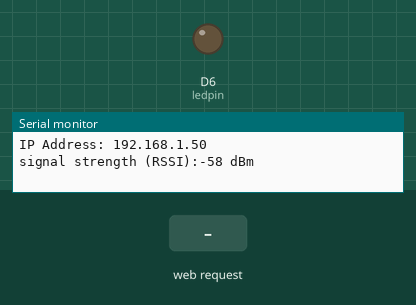
The program below on a simulated Arduino MKR. On the bench: output pins drawn as LEDs (lit = HIGH), the last lines printed to the serial monitor. The inputs (shaded band) are chosen by the test bench. WiFi joins after 1.5 s; servers stay silent unless stated.

Above: at 12.7 s.
12.8 s: HTTP request GET /H received
At 13.6 s:
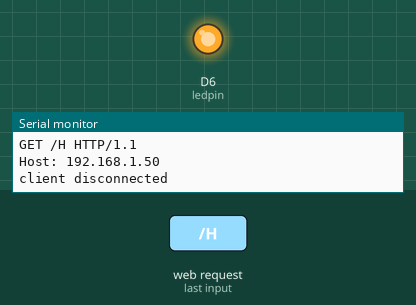
14.3 s: HTTP request GET /L received
At 14.7 s:
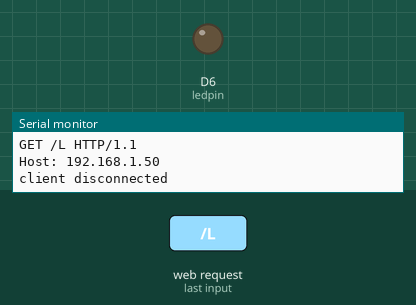
Timing chart, 0 to 17.3 s (numbered marks = the images above; inputs shaded):
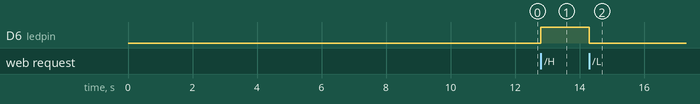

Measured:
- after the input at 12.8 s, D6 (ledpin): LOW → HIGH at once
- after the input at 14.3 s, D6 (ledpin): HIGH → LOW at once

The program:

main.cpp
```cpp
/**WiFi Web Server
 * A simple web server
 * created 13 July 2010 by dlf (Metodo2 srl)
 * modified 31 May 2012 by Tom Igoe
 * modified Jan 2020 by Gary Sims
 * modified 30 March 2020 by team-iot-fkekk (revisit 7 July 2020) again
 */

#include <SPI.h>
#include <WiFi101.h>
#include <secrets.h>
///////please enter your sensitive data in the Secret tab/arduino_secrets.h
char ssid[] = YOUR_SSID;     // your network SSID (name)
char pass[] = YOUR_PASSWORD; // your network password (use for WPA, or use as key for WEP)
int keyIndex = 0;            // your network key Index number (needed only for WEP)

int status = WL_IDLE_STATUS;
int ledpin = 6;
WiFiServer server(80);
void printWiFiStatus();
void setup()
{
  //Initialize serial and wait for port to open:
  Serial.begin(9600);
  pinMode(ledpin, OUTPUT);

  while (!Serial)
  {
    ; // wait for serial port to connect. Needed for native USB port only
  }

  // check for the presence of the shield:
  if (WiFi.status() == WL_NO_SHIELD)
  {
    Serial.println("WiFi shield not present");
    // don't continue:
    while (true)
      ;
  }

  // attempt to connect to WiFi network:
  while (status != WL_CONNECTED)
  {
    Serial.print("Attempting to connect to WiFi network named: ");
    Serial.println(ssid);
    // Connect to WPA/WPA2 network. Change this line if using open or WEP network:
    status = WiFi.begin(ssid, pass);

    // wait 10 seconds for connection:
    delay(10000);
  }
  server.begin();
  // you're connected now, so print out the status:
  printWiFiStatus();
}

void loop()
{
  // listen for incoming clients
  WiFiClient client = server.available();
  if (client)
  {
    Serial.println("new client");
    // an http request ends with a blank line
    String currentLine = ""; // make a String to hold incoming data from the client
    while (client.connected())
    {
      if (client.available())
      {
        char c = client.read();
        Serial.write(c);
        // if you've gotten to the end of the line (received a newline
        // character) and the line is blank, the http request has ended,
        // so you can send a reply
        if (c == '\n')
        { // if the byte is a newline character

          // if the current line is blank, you got two newline characters in a row.
          // that's the end of the client HTTP request, so send a response:
          if (currentLine.length() == 0)
          {
            // HTTP headers always start with a response code (e.g. HTTP/1.1 200 OK)
            // and a content-type so the client knows what's coming, then a blank line:
            client.println("HTTP/1.1 200 OK");
            client.println("Content-type:text/html");
            client.println();

            client.println("<!DOCTYPE HTML>");
            client.println("<html>");
            client.println("<p>Welcome to the world's smallest web server.");
            client.println("<p>Thanks for visiting.");
            // print the received signal strength:
            long rssi = WiFi.RSSI();
            client.println("<p><em>Signal strength (RSSI):");
            client.print(rssi);
            client.println(" dBm</em><br>");

            // the content of the HTTP response follows the header:
            client.println("<p>Click <a href=\"/H\">here</a> turn the LED on pin 6 ON<br>");
            client.println("<p>Click <a href=\"/L\">here</a> turn the LED on pin 6 OFF<br>");

            // The HTTP response ends with another blank line:
            client.println("</html>");
            client.println();
            // break out of the while loop:
            break;
          }
          else
          { // if you got a newline, then clear currentLine:
            currentLine = "";
          }
        }
        else if (c != '\r')
        {                   // if you got anything else but a carriage return character,
          currentLine += c; // add it to the end of the currentLine
        }

        // Check to see if the client request was "GET /H" or "GET /L":
        if (currentLine.endsWith("GET /H"))
        {
          digitalWrite(ledpin, HIGH); // GET /H turns the LED on
        }
        if (currentLine.endsWith("GET /L"))
        {
          digitalWrite(ledpin, LOW); // GET /L turns the LED off
        }
      }
    }
    // give the web browser time to receive the data
    delay(1);

    // close the connection:
    client.stop();
    Serial.println("client disconnected");
  }
}

void printWiFiStatus()
{
  // print your WiFi shield's IP address:
  IPAddress ip = WiFi.localIP();
  Serial.print("IP Address: ");
  Serial.println(ip);

  // print the received signal strength:
  long rssi = WiFi.RSSI();
  Serial.print("signal strength (RSSI):");
  Serial.print(rssi);
  Serial.println(" dBm");
}
```

secrets.h
```cpp
#define YOUR_SSID "barubaru"
#define YOUR_PASSWORD "barubaru"
```
